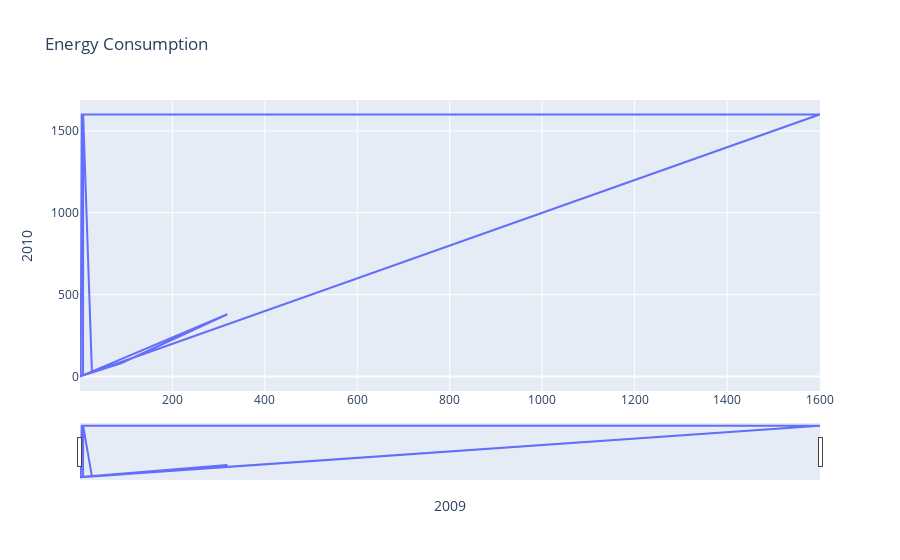

The cell this chart's notebook holds for it:
### Code cell
fig = px.line(df, x='2009', y='2010', title='Energy Consumption')

fig.update_xaxes(
    rangeslider_visible=True,
    rangeselector=dict(
        buttons=list([
            dict(step="all")
        ])
    )
)
fig.show()

### Figure 1 — Plotly figure (JSON) as saved in the notebook; plotly's stock layout.template omitted (floating-point values rounded to 4 significant figures)
{"data": [{"hovertemplate": "2009=%{x}<br>2010=%{y}<extra></extra>", "legendgroup": "", "line": {"color": "#636efa", "dash": "solid"}, "mode": "lines", "name": "", "orientation": "v", "showlegend": false, "type": "scatter", "x": [0.17, 1, 8.9, 30, 6.8, 7, 26, 1600, 1, 319, 89, 9.5, 6.6, 1601, 4, 1.68], "xaxis": "x", "y": [0.19, 1, 8.9, 30, 7.9, 1600, 25, 1600, 1, 380, 81, 8.5, 6.3, 1600, 1600, 1.43], "yaxis": "y"}], "layout": {"legend": {"tracegroupgap": 0}, "title": {"text": "Energy Consumption"}, "xaxis": {"anchor": "y", "domain": [0, 1], "rangeselector": {"buttons": [{"step": "all"}]}, "rangeslider": {"visible": true}, "title": {"text": "2009"}}, "yaxis": {"anchor": "x", "domain": [0, 1], "title": {"text": "2010"}}}}
